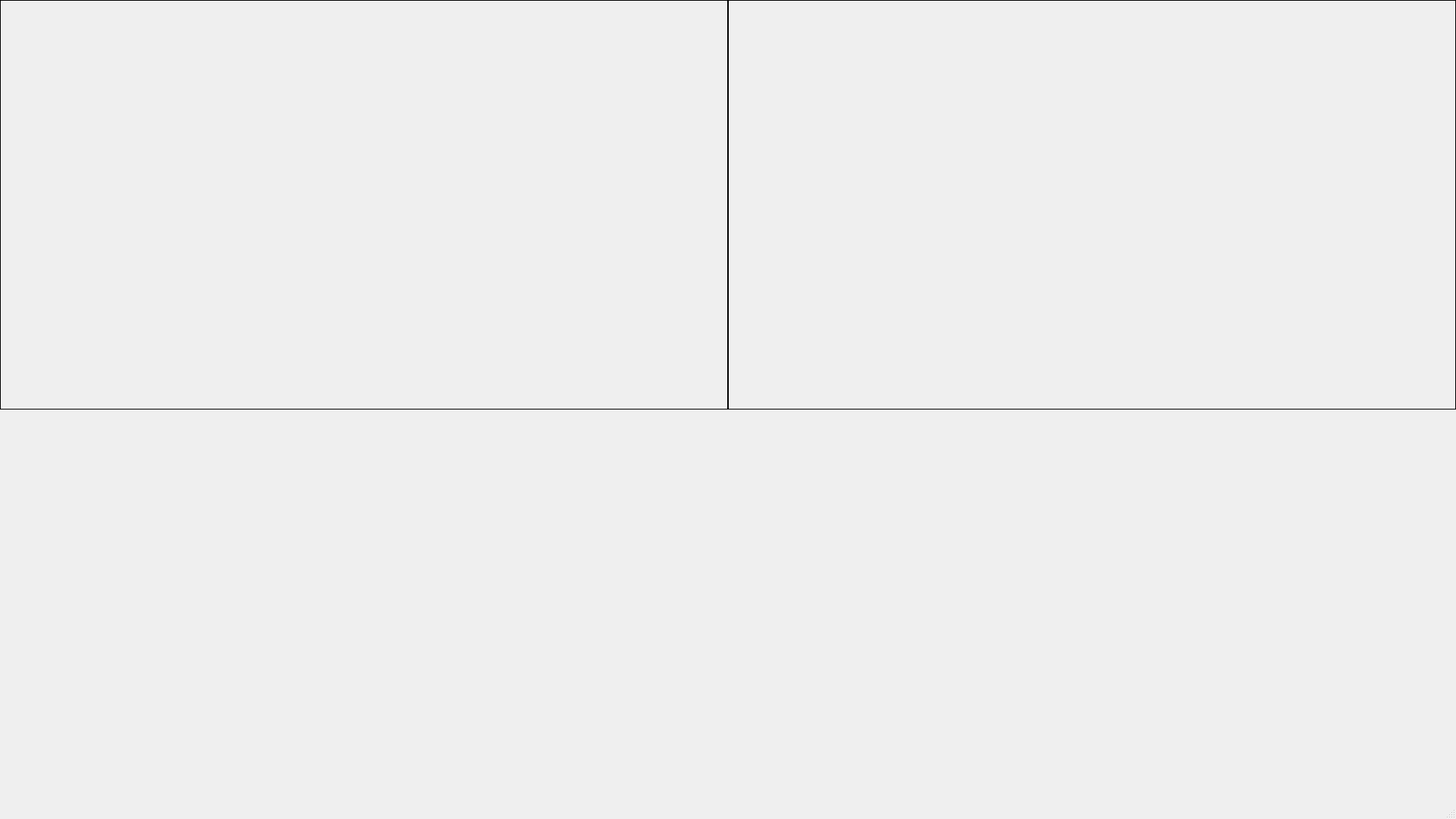
<?xml version="1.0" encoding="UTF-8"?>
<ui version="4.0">
 <class>MainWindow</class>
 <widget class="QMainWindow" name="MainWindow">
  <property name="geometry">
   <rect>
    <x>0</x>
    <y>0</y>
    <width>1920</width>
    <height>1080</height>
   </rect>
  </property>
  <property name="minimumSize">
   <size>
    <width>1920</width>
    <height>1080</height>
   </size>
  </property>
  <property name="maximumSize">
   <size>
    <width>1920</width>
    <height>1080</height>
   </size>
  </property>
  <property name="windowTitle">
   <string>MainWindow</string>
  </property>
  <widget class="QWidget" name="centralwidget">
   <widget class="QLabel" name="Ori_Label">
    <property name="geometry">
     <rect>
      <x>0</x>
      <y>0</y>
      <width>960</width>
      <height>540</height>
     </rect>
    </property>
    <property name="minimumSize">
     <size>
      <width>960</width>
      <height>540</height>
     </size>
    </property>
    <property name="maximumSize">
     <size>
      <width>960</width>
      <height>540</height>
     </size>
    </property>
    <property name="frameShape">
     <enum>QFrame::Box</enum>
    </property>
    <property name="text">
     <string/>
    </property>
   </widget>
   <widget class="QLabel" name="Pro_Label">
    <property name="geometry">
     <rect>
      <x>960</x>
      <y>0</y>
      <width>960</width>
      <height>540</height>
     </rect>
    </property>
    <property name="minimumSize">
     <size>
      <width>960</width>
      <height>540</height>
     </size>
    </property>
    <property name="maximumSize">
     <size>
      <width>960</width>
      <height>540</height>
     </size>
    </property>
    <property name="frameShape">
     <enum>QFrame::Box</enum>
    </property>
    <property name="text">
     <string/>
    </property>
   </widget>
  </widget>
  <widget class="QMenuBar" name="menubar">
   <property name="geometry">
    <rect>
     <x>0</x>
     <y>0</y>
     <width>1920</width>
     <height>23</height>
    </rect>
   </property>
  </widget>
  <widget class="QStatusBar" name="statusbar"/>
 </widget>
 <resources/>
 <connections/>
</ui>
